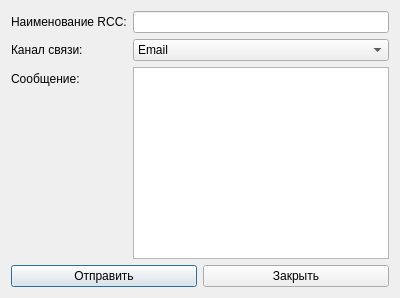
<?xml version="1.0" encoding="UTF-8"?>
<ui version="4.0">
 <class>RCCCommunicationForm</class>
 <widget class="QDialog" name="RCCCommunicationForm">
  <property name="windowTitle">
   <string>Связь с RCC</string>
  </property>
  <layout class="QVBoxLayout" name="mainLayout">
   <item>
    <layout class="QFormLayout" name="formLayout">
     <item row="0" column="0">
      <widget class="QLabel" name="labelRccName">
       <property name="text"><string>Наименование RCC:</string></property>
      </widget>
     </item>
     <item row="0" column="1">
      <widget class="QLineEdit" name="rccName"/>
     </item>
     <item row="1" column="0">
      <widget class="QLabel" name="labelRccChannel">
       <property name="text"><string>Канал связи:</string></property>
      </widget>
     </item>
     <item row="1" column="1">
      <widget class="QComboBox" name="rccChannel">
       <item><property name="text"><string>Email</string></property></item>
       <item><property name="text"><string>FTP</string></property></item>
       <item><property name="text"><string>VPN</string></property></item>
       <item><property name="text"><string>Web API</string></property></item>
      </widget>
     </item>
     <item row="2" column="0">
      <widget class="QLabel" name="labelMessageToRcc">
       <property name="text"><string>Сообщение:</string></property>
      </widget>
     </item>
     <item row="2" column="1">
      <widget class="QTextEdit" name="messageToRcc"/>
     </item>
    </layout>
   </item>
   <item>
    <layout class="QHBoxLayout" name="buttonLayout">
     <item>
      <widget class="QPushButton" name="buttonSend">
       <property name="text"><string>Отправить</string></property>
      </widget>
     </item>
     <item>
      <widget class="QPushButton" name="buttonClose">
       <property name="text"><string>Закрыть</string></property>
      </widget>
     </item>
    </layout>
   </item>
  </layout>
 </widget>
 <resources/>
 <connections/>
</ui>
